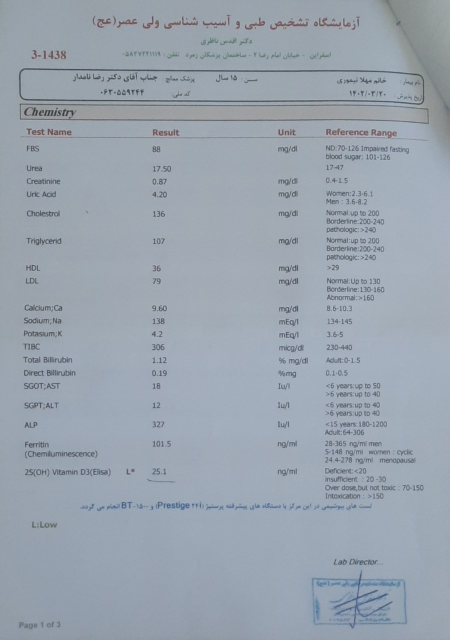
#> input picture media/images/img_3.jpg, 899 x 1280 px, found by its file name (shown at 1/2 size); its folder holds only this picture in this run
$ python app_three.py
#> lines starting #> are read from the running program, lines starting #| are printed output that depends on the picture
### ModelsApp/Extract.py
import pandas as pd
import numpy as np
import pytesseract
from pytesseract import Output
from PIL import Image
import cv2
import imutils
import sys
import re
import matplotlib.pyplot as plt


class PreprocessingTextFromImage:

	def __init__(self, image_path, chunk_w, chunk_h):
#> called with chunk_w = 4, chunk_h = 4
		self.check_key_value = ["test", "testname", "result"]
		self.img = cv2.imread(image_path)
#> self.img is the input picture: shape (1280, 899, 3); mean B, G, R 175.4, 164, 154
		self.chunk_w = chunk_w
		self.chunk_h = chunk_h
		self.slice_w = self.img.shape[0] // chunk_w
#> self.slice_w = 320
		self.slice_h = self.img.shape[1] // chunk_h
#> self.slice_h = 224
		if self.img.shape[0]<1280 or self.img.shape[1]<1000:
			increas_value_vote = 1400 - max(self.img.shape)
#> increas_value_vote = 120
			self.img = imutils.resize(self.img,
								width=self.img.shape[0]+increas_value_vote,
								height=self.img.shape[1]+increas_value_vote)
#> self.img: shape (1993, 1400, 3)

		if sys.platform[:3]=='win':
			pytesseract.pytesseract.tesseract_cmd = r'C:\Program Files\Tesseract-OCR\tesseract'


	def CountingTestText(self):
		count = 0
		for wigth in range(0, self.img.shape[0], self.slice_w):
			slice_img = self.img[wigth:wigth+self.slice_w, 0:self.slice_h]
			slice_text = pytesseract.image_to_string(slice_img).split('\n')
			for text in slice_text:
				text = text.strip().split(' ')[0]
				text = re.sub(r'[^a-zA-Z]+', '', text)
				if text.lower() in self.check_key_value[:-1]:
					count += 1
#> this loop made 1 pass
#> pass 1, in CountingTestText, `slice_img = self.img[wigth:wigth+self.slice_w, 0:self.slice_h]`:
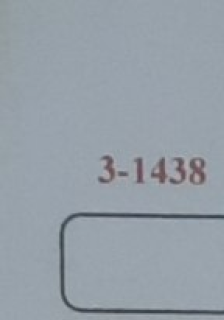
#> slice_img: shape (320, 224, 3); mean B, G, R 167.9, 159.2, 150
#> after the loop, count = 0
		return count


	# [172 lines left out: functions HighestResolution, ShiftingImage, OneTestText, SeveralTestText, ExtractingFeaturesSeveralTest, ShowBoxesDetected, not called in this run]


class FeatuesMatching:

	def __init__(self, hematology, differential):
		self.hematology = hematology
		self.differential = differential

	# [68 lines left out: functions HematologyFilter, DifferentialFilter, not called in this run]


class FeaturesGetValue:

	# [21 lines left out: function AllValuesGetting, not called in this run]

### ModelsApp/app_three.py
import pandas as pd
import matplotlib.pyplot as plt
import pytesseract
import os
import sys
import cv2

from ModelsApp.Extract import PreprocessingTextFromImage


if sys.platform[:3]=='win':
    pytesseract.pytesseract.tesseract_cmd = r'C:\Program Files\Tesseract-OCR\tesseract'


IMG_PATH = '/home/amir/programming/git_repo/Blood-Test-Extract-Image/media/images/'
IMAEG_NAME = os.listdir(IMG_PATH)
CHUNK_W = 4
CHUNK_H = 4

if len(IMAEG_NAME)!=0:
    App = PreprocessingTextFromImage(IMG_PATH+IMAEG_NAME[0], CHUNK_W, CHUNK_H)

#> (the run stopped early here; a loop or call above may not have finished)
